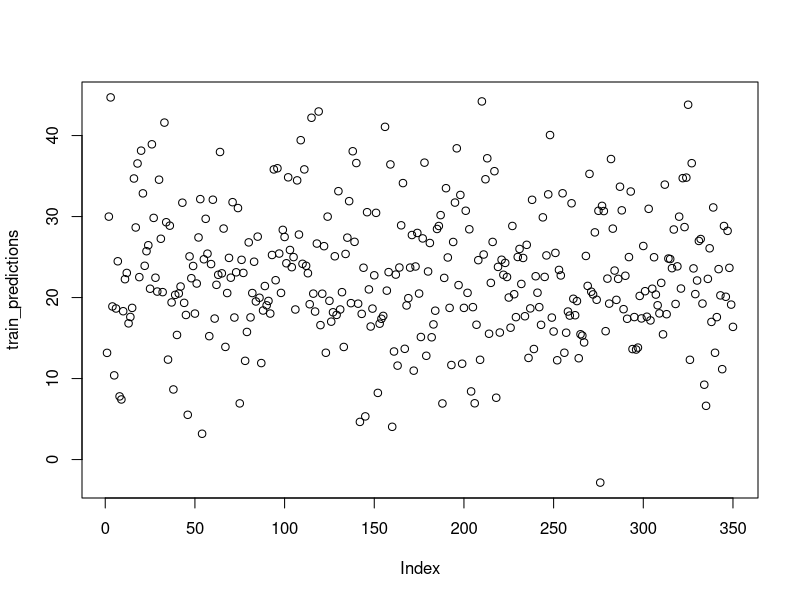
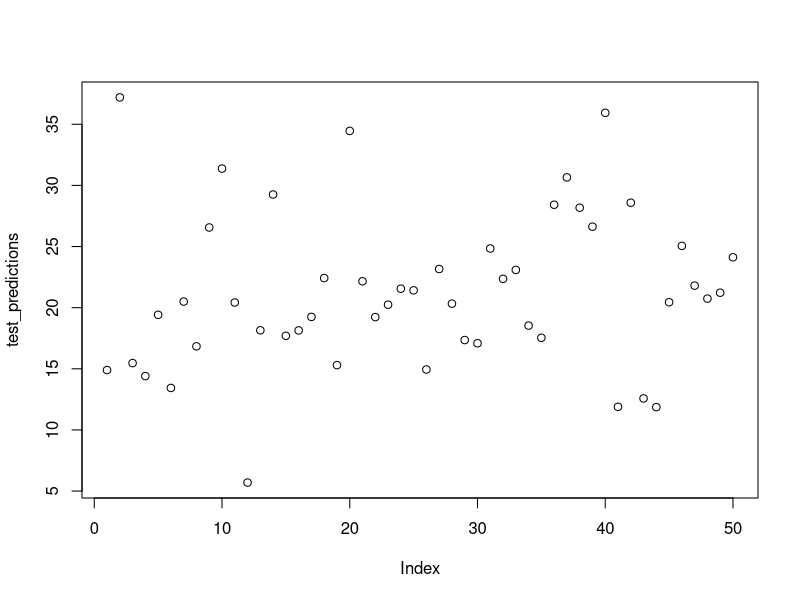

Here is the R script that generated these plots, in order:
## ---- chunk 1
my_data = read.csv("my_boston.csv")
my_data = my_data[,-1]

# fitting lm model to all predictor vars
mlr_train = lm(medv ~ ., data = my_data[1:350, ])

# model prediction for training set
train_predictions = predict(mlr_train, newdata = my_data[(1:350), -which(names(my_data) == "medv")]); train_predictions

# model prediction for test set
test_predictions = predict(mlr_train, newdata = my_data[-(1:350), -which(names(my_data) == "medv")]); test_predictions

plot(train_predictions)
plot(test_predictions)

# vector for observations in medv (y)
medv = my_data$medv

# error in training set
train_err = medv[1:350]-train_predictions
train_rmse = sqrt(mean(train_err^2))

# error in test set
test_err = medv[-(1:350)]-test_predictions
test_rmse = sqrt(mean(test_err^2))

# coefficients for mlr model
coeffs = mlr_train$coefficients; coeffs
## ---- chunk 2

